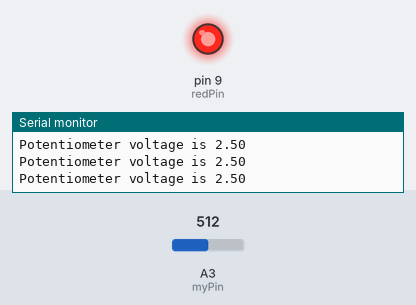
Bench run of a sketch on a simulated Arduino Uno, built with avr-gcc and run on an emulated ATmega328P. On the bench: output pins drawn as LEDs (lit = HIGH), the last lines printed to the serial monitor. Inputs (shaded band) come from the test bench; at power-on: A3 (myPin) = 512.

Above: at 1.2 s.
1.3 s: A3 (myPin) set to 603
2.8 s: A3 (myPin) set to 629
At 3.5 s:
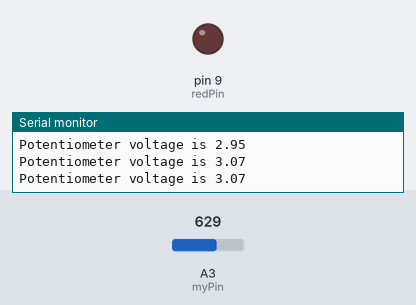
4.5 s: A3 (myPin) set to 511
At 4.8 s:
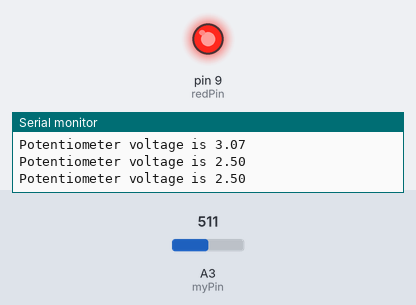
6.0 s: A3 (myPin) set to 425
7.5 s: A3 (myPin) set to 403
At 8.6 s:
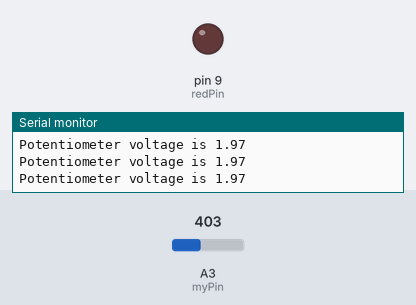
Timing chart, 0 to 10.0 s (numbered marks = the images above; inputs shaded):
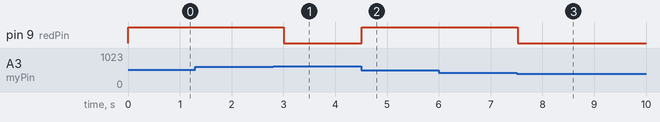

The sketch:

Code_13_If_Statements.ino
```cpp
int myPin=A3;
int readVal;
float V2;
int dt=250;
int redPin=9;
String mess1="Potentiometer voltage is ";
void setup() {
  // put your setup code here, to run once:
Serial.begin(9600);
pinMode(myPin,INPUT);
pinMode(redPin,OUTPUT);
}

void loop() {
  // put your main code here, to run repeatedly:
readVal=analogRead(myPin);
V2=(5./1023.)*readVal;
Serial.print(mess1);
Serial.println(V2);
if (V2>2 && V2<3) {
  digitalWrite(redPin,HIGH);
}
if(V2<2 || V2>3) {
  digitalWrite(redPin,LOW);
}

delay(dt);
}
```

Measured:
- the behaviour switches between 613 and 614 on A3 (myPin) (found by bisection; images 0 and 1)
- the behaviour switches between 410 and 409 on A3 (myPin) (found by bisection; images 2 and 3)
- after the input at 2.8 s, pin 9 (redPin): HIGH → LOW after 0.21 s
- after the input at 4.5 s, pin 9 (redPin): LOW → HIGH at once
- after the input at 7.5 s, pin 9 (redPin): HIGH → LOW at once
